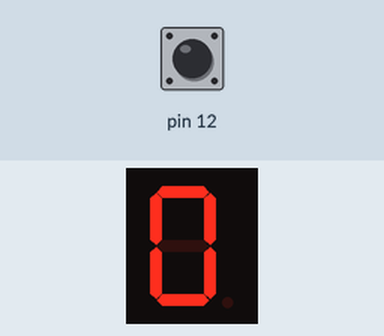
Recording of a sketch running on a simulated Arduino Uno, built with avr-gcc and run on an emulated ATmega328P. On the bench: 1-digit seven-segment display. Wiring (inferred from the names in the program): 1-digit 7-segment display, segments lit when HIGH: segments A0, A1, A2, pin 2, pin 4, pin 7, pin 8, pin 13. Inputs (shaded band) come from the test bench; at power-on: pin 12 HIGH. The segment pins are drawn as the display they are named for.

Above: at 0.1 s.
At 0.6 s:
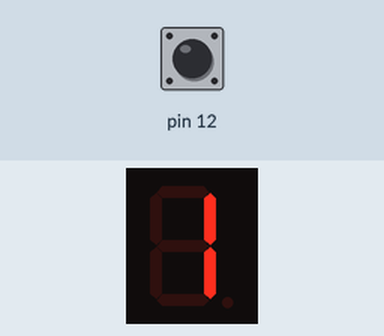
At 1.1 s:
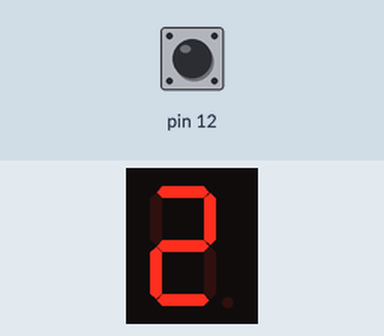
At 2.1 s:
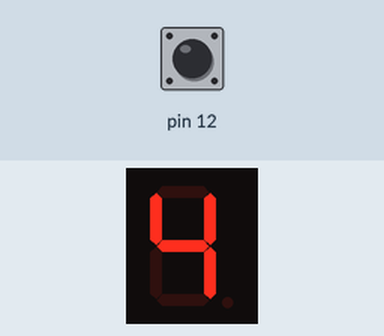
At 3.1 s:
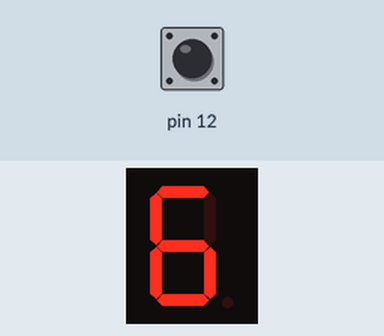
At 4.6 s:
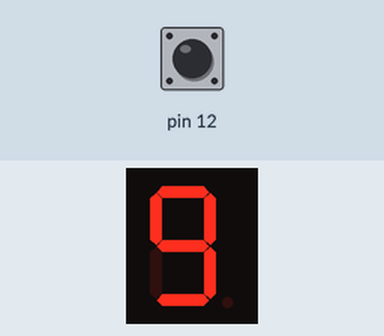

Measured:
- by itself, everything shown: repeats every 5.0 s, in 10 steps
- what the display in image 1 shows lasts 0.5 s, from 0.5 s to 1.0 s

The sketch:

7segment03_63010524_______.ino
```cpp
int segmentA = A0;
int segmentB = A1;
int segmentC = A2;
int segmentD = 2;
int segmentE = 4;
int segmentF = 7;
int segmentG = 8;
int segmentDP = 13;
void setup()
{
pinMode(segmentA, OUTPUT);
pinMode(segmentB, OUTPUT);
pinMode(segmentC, OUTPUT);
pinMode(segmentD, OUTPUT);
pinMode(segmentE, OUTPUT);
pinMode(segmentF, OUTPUT);
pinMode(segmentG, OUTPUT);
pinMode(segmentDP, OUTPUT);
pinMode(12,INPUT_PULLUP);
}

void loop()
{
  displayNumber();
if(!digitalRead(12))

{
  returnNumber();
}

}

void displayNumber()
{
for(int digit = 0 ; digit <= 9 ; digit++)
{
displaySegment(digit);
delay(500);
}
}

void returnNumber()
{
for(int digit = 9 ; 0 <= digit   ; digit--)
{
displaySegment(digit);
delay(500);
}
}

void displaySegment(int numberToDisplay)
{
switch (numberToDisplay)
{
case 0:
digitalWrite(segmentA, HIGH);
digitalWrite(segmentB, HIGH);
digitalWrite(segmentC, HIGH);
digitalWrite(segmentD, HIGH);
digitalWrite(segmentE, HIGH);
digitalWrite(segmentF, HIGH);
digitalWrite(segmentG, LOW);
break;
case 1:
digitalWrite(segmentA, LOW);
digitalWrite(segmentB, HIGH);
digitalWrite(segmentC, HIGH);
digitalWrite(segmentD, LOW);
digitalWrite(segmentE, LOW);
digitalWrite(segmentF, LOW);
digitalWrite(segmentG, LOW);
break;
case 2:
digitalWrite(segmentA, HIGH);
digitalWrite(segmentB, HIGH);
digitalWrite(segmentC, LOW);
digitalWrite(segmentD, HIGH);
digitalWrite(segmentE, HIGH);
digitalWrite(segmentF, LOW);
digitalWrite(segmentG, HIGH);
break;
case 3:
digitalWrite(segmentA, HIGH);
digitalWrite(segmentB, HIGH);
digitalWrite(segmentC, HIGH);
digitalWrite(segmentD, HIGH);
digitalWrite(segmentE, LOW);
digitalWrite(segmentF, LOW);
digitalWrite(segmentG, HIGH);
break;
case 4:
digitalWrite(segmentA, LOW);
digitalWrite(segmentB, HIGH);
digitalWrite(segmentC, HIGH);
digitalWrite(segmentD, LOW);
digitalWrite(segmentE, LOW);
digitalWrite(segmentF, HIGH);
digitalWrite(segmentG, HIGH);
break;
case 5:
digitalWrite(segmentA, HIGH);
digitalWrite(segmentB, LOW);
digitalWrite(segmentC, HIGH);
digitalWrite(segmentD, HIGH);
digitalWrite(segmentE, LOW);
digitalWrite(segmentF, HIGH);
digitalWrite(segmentG, HIGH);
break;
case 6:
digitalWrite(segmentA, HIGH);
digitalWrite(segmentB, LOW);
digitalWrite(segmentC, HIGH);
digitalWrite(segmentD, HIGH);
digitalWrite(segmentE, HIGH);
digitalWrite(segmentF, HIGH);
digitalWrite(segmentG, HIGH);
break;
case 7:
digitalWrite(segmentA, HIGH);
digitalWrite(segmentB, HIGH);
digitalWrite(segmentC, HIGH);
digitalWrite(segmentD, LOW);
digitalWrite(segmentE, LOW);
digitalWrite(segmentF, LOW);
digitalWrite(segmentG, LOW);
break;
case 8:
digitalWrite(segmentA, HIGH);
digitalWrite(segmentB, HIGH);
digitalWrite(segmentC, HIGH);
digitalWrite(segmentD, HIGH);
digitalWrite(segmentE, HIGH);
digitalWrite(segmentF, HIGH);
digitalWrite(segmentG, HIGH);
break;
case 9:
digitalWrite(segmentA, HIGH);
digitalWrite(segmentB, HIGH);
digitalWrite(segmentC, HIGH);
digitalWrite(segmentD, HIGH);
digitalWrite(segmentE, LOW);
digitalWrite(segmentF, HIGH);
digitalWrite(segmentG, HIGH);
break;
}
}
```
